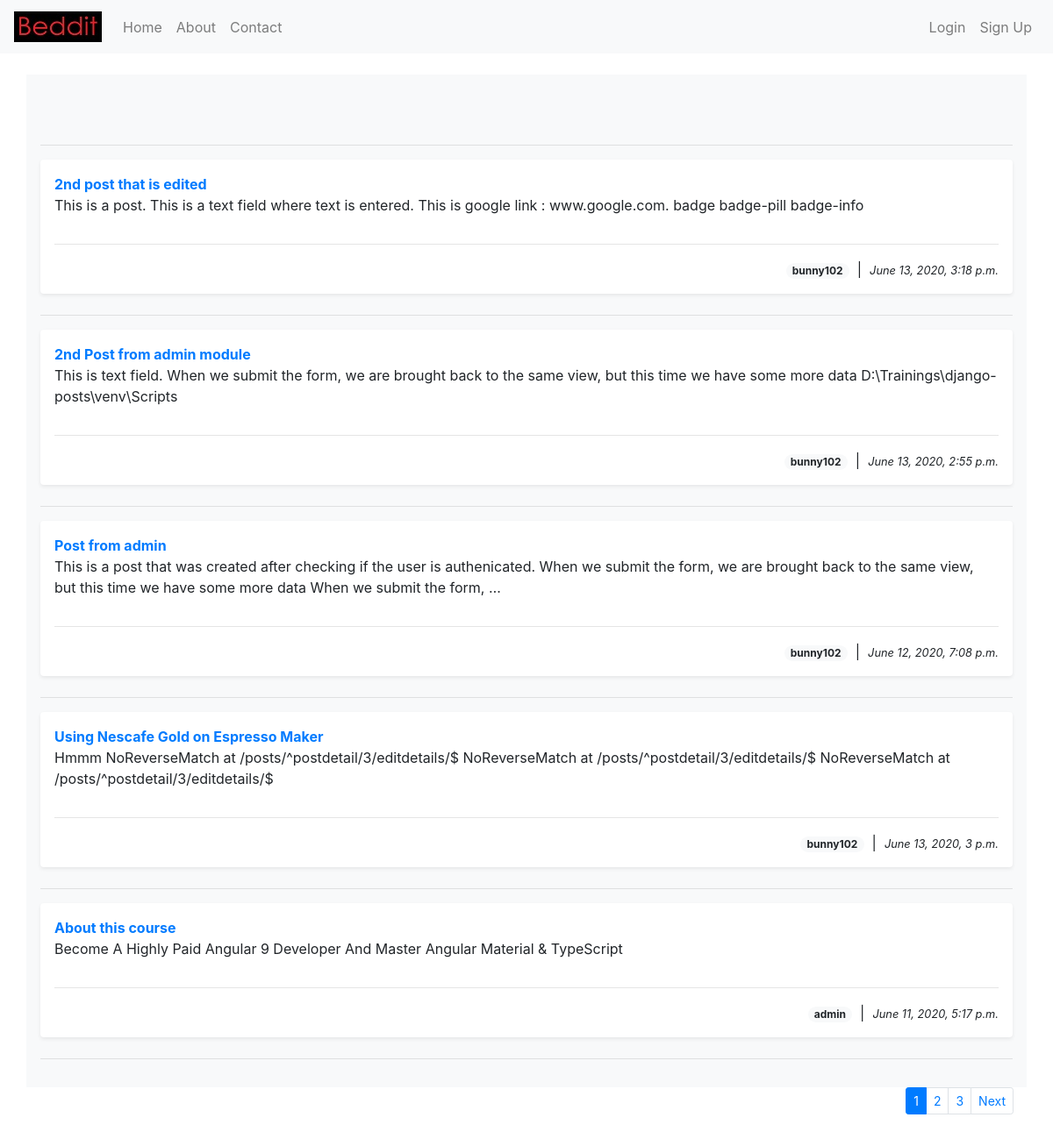
The app's page /posts/, older data.
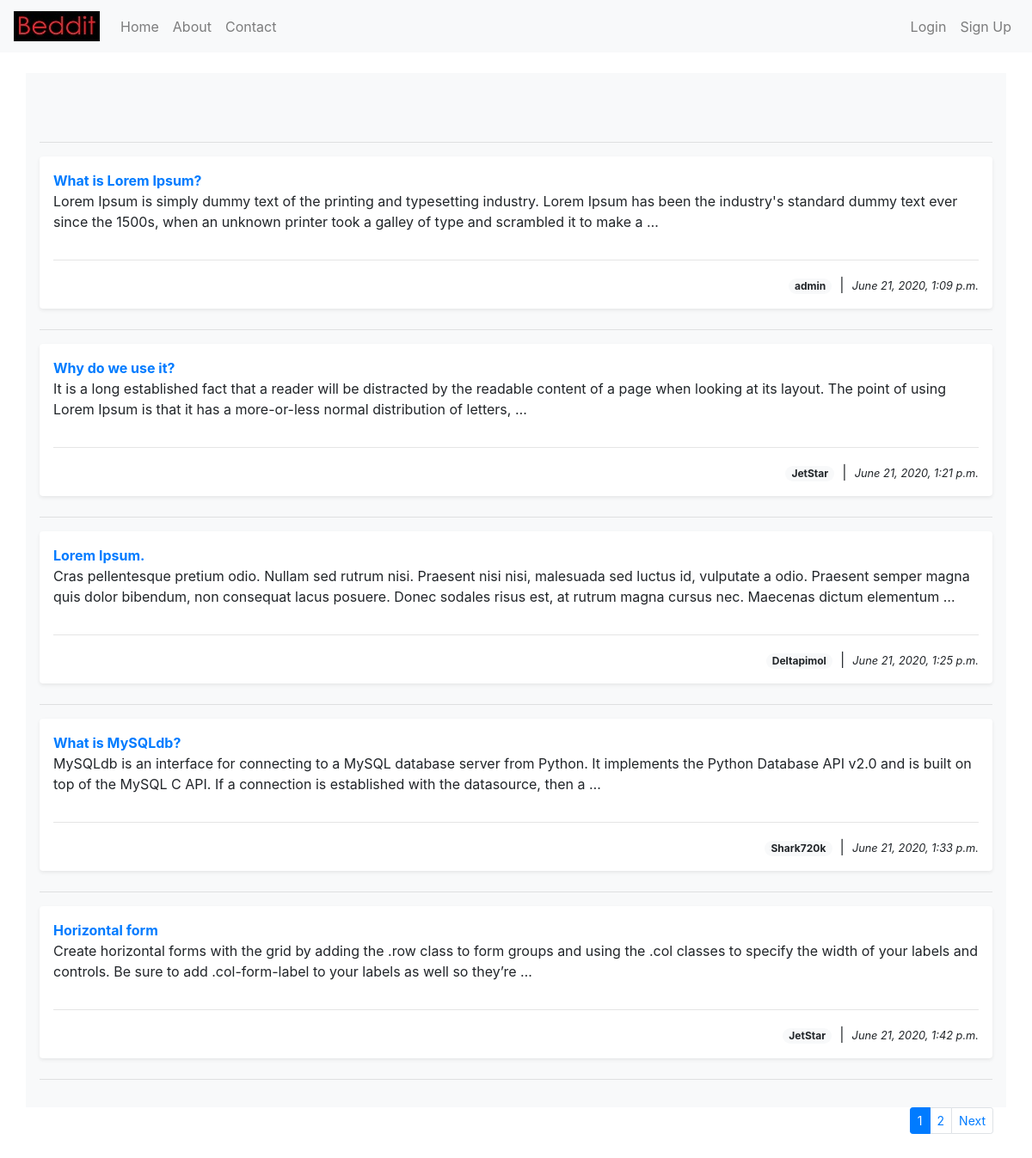
The same page, newer data.
### posts_app/models.py (models this page shows, shortened)
class Post(models.Model):
    author = models.ForeignKey(settings.AUTH_USER_MODEL, on_delete = models.CASCADE)
    title = models.CharField(blank=False, null=False, max_length=500)
    text = models.TextField()
    post_datetime = models.DateTimeField(null=True)

### posts_app/views.py (the view)
# urls.py: path('',displayPosts,name='displayposts'),
def displayPosts(request):
    posts_list = Post.objects.all()
    paginator = Paginator(posts_list,5)
    try:
        page = int(request.GET.get('page',1))
    except:
        page = 1
    try:
        posts = paginator.page(page)
    except(EmptyPage, InvalidPage):
        posts = paginator.page(paginator.num_pages)
    return render(request,'Posts/posts.html',{ 'posts': posts, })

### posts_app/templates/Posts/posts.html (shortened to what this page needs)
<html>
    {% extends 'index.html' %}
    {% block content %}
    <body>
        <br>
        <div class="container p-3 bg-light">
            {% if user.is_authenticated %}
            <div class="card p-0 mb-0">
                <div class="card-body p-2 mb-2">
            <div class="input-group-prepend">
                <div class="input-group-text">
                    @{{ user.username }}
                </div> &nbsp;
                <a href="{% url 'createpost' %}" class="text-decoration-none">
                    <input class="form-control" type="text" style="width:500px;" placeholder="Create Post">
                </a>
            </div>
                </div>
            </div>
            {% else %}
            <br>
            <br>
            {% endif %}
        <hr>
        {% for post in posts.object_list %}
            <div class="shadow-sm p-3 mb-4 bg-white rounded">
                <b><a href={% url "postdetails" pk=post.pk %} class="text-decoration-none">{{ post.title }}</a></b>
                    <div class="overflow-hidden">
                        <span class="d-inline-block" style="max-width: 1500px;">
                            <p>{{ post.text|truncatewords:40 }}</p>
                        </span>
                    </div>
                    <hr>
                    <p class="text-right mb-0 p-0">
                        <span class="badge badge-pill badge-light">{{ post.author }}</span>
                        &nbsp;|&nbsp;
                        <small><i>{{ post.post_datetime }}</i></small>
                    </p>
            </div>
            <hr>
        {% endfor %}
        </div>
        <div class="container">
            <ul class="pagination pagination-sm justify-content-end">
                {% for pg in posts.paginator.page_range %}
                    {% if posts.number == pg %}
                        <li class="page-item active"><a class="page-link" href="?page={{ pg }}">{{ pg }}</a></li>
                    {% else %}
                        <li class="page-item"><a class="page-link" href="?page={{ pg }}">{{ pg }}</a></li>
                    {% endif %}
                {% endfor %}
                {% if posts.has_next %}
                        <li class="page-item"><a class="page-link" href="?page={{ posts.next_page_number }}">Next</a></li>
                {% endif %}
              </ul>
        </div>
    </body>
    {% endblock %}

### posts_app/templates/index.html (shortened to what this page needs)
{% load static %}
<html>
    <head>
          <link rel="stylesheet" href="https://maxcdn.bootstrapcdn.com/bootstrap/4.4.1/css/bootstrap.min.css">
          <link rel="stylesheet" href="{% static 'css/posts.css' %}">
        <nav class="navbar sticky-top navbar-expand-lg navbar-light bg-light">
            <a class="navbar-brand" href='{% url "displayposts" %}'>
                <img src="{% static 'logo.jpg' %}" alt="Beddit">
            </a>
            <div class="collapse navbar-collapse" id="navbarNavDropdown">
              <ul class="navbar-nav mr-auto">
                <li class="nav-item">
                  <a class="nav-link" href="{% url 'displayposts' %}">Home<span class="sr-only">(current)</span></a>
                </li>
                <li class="nav-item">
                  <a class="nav-link" href="{% url 'about' %}">About</a>
                </li>
                <li class="nav-item">
                    <a class="nav-link" href="{% url 'contact' %}">Contact</a>
                </li>
              </ul>
                {% if user.is_authenticated %}
              <ul class="navbar-nav ml-auto">
                <li class="nav-item dropdown">
                  <a class="nav-link dropdown-toggle" href="#" id="navbarDropdownMenuLink" role="button" data-toggle="dropdown" aria-haspopup="true" aria-expanded="false">
                        <span class="badge badge-light">
                          <svg class="bi bi-person-circle" width="1.5em" height="1.5em" viewBox="0 0 16 16" fill="currentColor" xmlns="http://www.w3.org/2000/svg">
                            <path d="M13.468 12.37C12.758 11.226 11.195 10 8 10s-4.757 1.225-5.468 2.37A6.987 6.987 0 0 0 8 15a6.987 6.987 0 0 0 5.468-2.63z"/>
                            <path fill-rule="evenodd" d="M8 9a3 3 0 1 0 0-6 3 3 0 0 0 0 6z"/>
                            <path fill-rule="evenodd" d="M8 1a7 7 0 1 0 0 14A7 7 0 0 0 8 1zM0 8a8 8 0 1 1 16 0A8 8 0 0 1 0 8z"/>
                          </svg>
                        &nbsp;{{ user.username }}
                        </span>
                  </a>
                  <div class="dropdown-menu" aria-labelledby="navbarDropdownMenuLink">
                    <a class="dropdown-item text-danger" href='{% url "logout" %}'>
                        Logout
                    </a>
                  </div>
                </li>
              </ul>
            </div>
                {% else %}
                  <ul class="navbar-nav ml-auto">
                    <li class="nav-item">
                        <a class="nav-link" href='{% url "login" %}'>Login</a>
                    </li>
                    <li class="nav-item">
                      <a class="nav-link" href='{% url "userRegister" %}'>Sign Up</a>
                    </li>
                  </ul>
                {% endif %}
          </nav>
    </head>
            {% block content %}
            {% endblock %}
    <footer class="footer mt-auto py-3">
    </footer>
</html>

Row changes from the older to the newer data that the page shows:
removed Post: title "2nd post that is edited", text "This is a post. This is a text field where text is entered. This is google link : www.google.com. badge badge-pill badge-info", author "bunny102", post_datetime "June 13, 2020, 3:18 p.m."
removed Post: title "2nd Post from admin module", text "This is text field. When we submit the form, we are brought back to the same view, but this time we have some more data D:\\Trainings\\django-posts\\venv\\Scripts", author "bunny102", post_datetime "June 13, 2020, 2:55 p.m."
removed Post: title "Post from admin", text "This is a post that was created after checking if the user is authenicated. When we submit the form, we are brought back to the same view, but this time we have some more data When we submit the form, …", author "bunny102", post_datetime "June 12, 2020, 7:08 p.m."
removed Post: title "Using Nescafe Gold on Espresso Maker", text "Hmmm NoReverseMatch at /posts/^postdetail/3/editdetails/$ NoReverseMatch at /posts/^postdetail/3/editdetails/$ NoReverseMatch at /posts/^postdetail/3/editdetails/$", author "bunny102", post_datetime "June 13, 2020, 3 p.m."
removed Post: title "About this course", text "Become A Highly Paid Angular 9 Developer And Master Angular Material & TypeScript", author "admin", post_datetime "June 11, 2020, 5:17 p.m."
added Post: title "What is Lorem Ipsum?", text "Lorem Ipsum is simply dummy text of the printing and typesetting industry. Lorem Ipsum has been the industry's standard dummy text ever since the 1500s, when an unknown printer took a galley of type and scrambled it to make a …", author "admin", post_datetime "June 21, 2020, 1:09 p.m."
added Post: title "Why do we use it?", text "It is a long established fact that a reader will be distracted by the readable content of a page when looking at its layout. The point of using Lorem Ipsum is that it has a more-or-less normal distribution of letters, …", author "JetStar", post_datetime "June 21, 2020, 1:21 p.m."
added Post: title "Lorem Ipsum.", text "Cras pellentesque pretium odio. Nullam sed rutrum nisi. Praesent nisi nisi, malesuada sed luctus id, vulputate a odio. Praesent semper magna quis dolor bibendum, non consequat lacus posuere. Donec sodales risus est, at rutrum magna cursus nec. Maecenas dictum elementum …", author "Deltapimol", post_datetime "June 21, 2020, 1:25 p.m."
added Post: title "What is MySQLdb?", text "MySQLdb is an interface for connecting to a MySQL database server from Python. It implements the Python Database API v2.0 and is built on top of the MySQL C API. If a connection is established with the datasource, then a …", author "Shark720k", post_datetime "June 21, 2020, 1:33 p.m."
added Post: title "Horizontal form", text "Create horizontal forms with the grid by adding the .row class to form groups and using the .col classes to specify the width of your labels and controls. Be sure to add .col-form-label to your labels as well so they’re …", author "JetStar", post_datetime "June 21, 2020, 1:42 p.m."
Text that changed along with them:
list line gone: "3"
